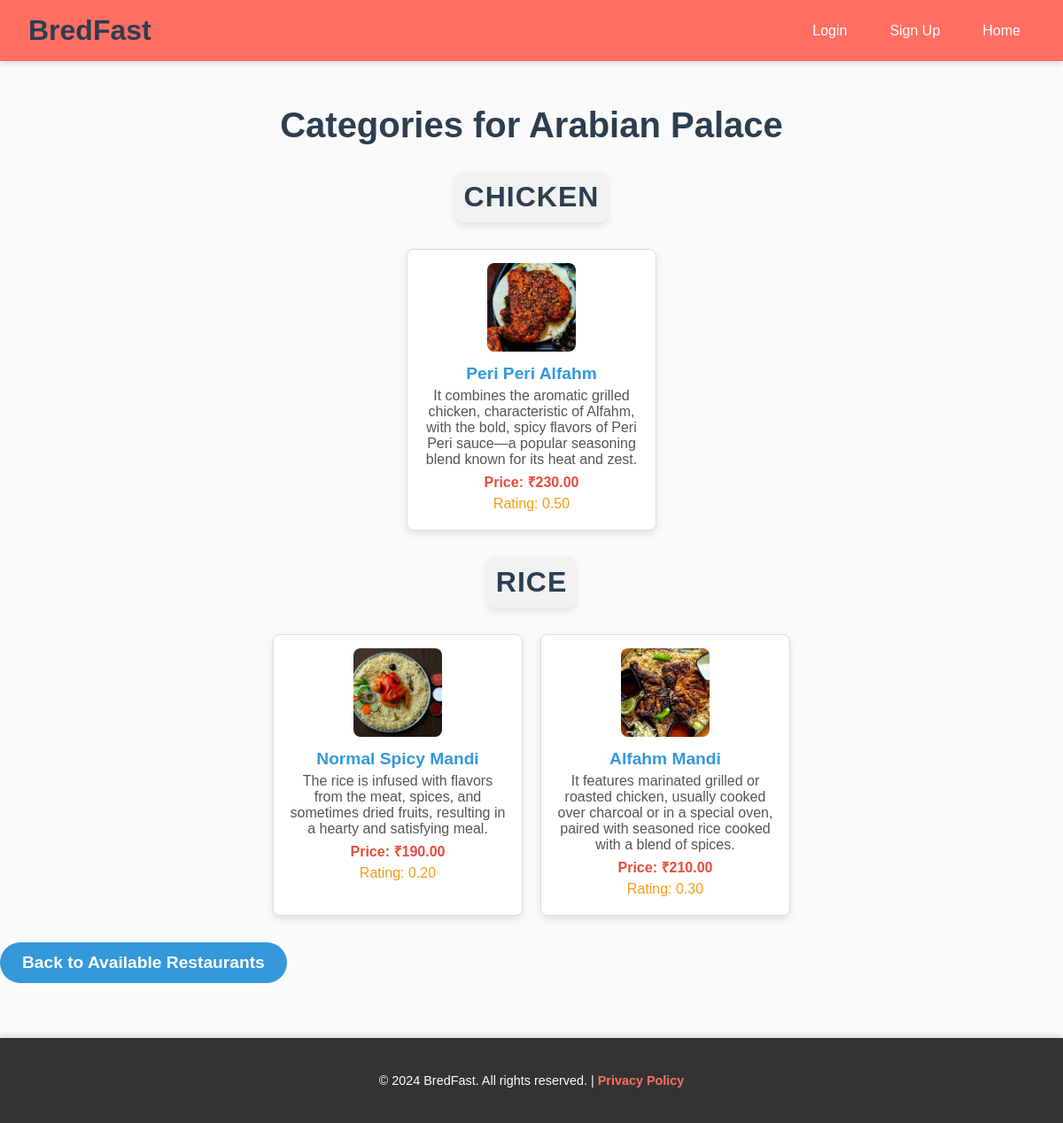
The page /restaurant/2/categories/ on the database its author committed.
### check2_app/models.py (models this page shows, shortened)
class Restaurant(models.Model):
    name = models.CharField(max_length=255)
    address = models.CharField(max_length=255)
    latitude = models.FloatField(blank=True, null=True)
    longitude = models.FloatField(blank=True, null=True)
    image = models.ImageField(upload_to='uploads/restaurant_images/', blank=True, null=True)
    categories = models.ManyToManyField('Category', related_name='restaurants')

class Category(models.Model):
    name = models.CharField(max_length=100)
    image = models.ImageField(upload_to='uploads/menu_images/', blank=True, null=True)

class MenuItem(models.Model):
    restaurant = models.ForeignKey(Restaurant, on_delete=models.CASCADE, related_name="menu_items")
    name = models.CharField(max_length=255)
    category = models.ForeignKey(Category, on_delete=models.CASCADE)
    description = models.TextField(blank=True, null=True)
    price = models.DecimalField(max_digits=10, decimal_places=2)
    image = models.ImageField(upload_to='uploads/menu_images/', blank=True, null=True)
    rating = models.DecimalField(max_digits=2, decimal_places=2)

### check2_app/views.py (the view)
# urls.py: path("restaurant/<int:pk>/categories/", views.restaurant_categories, name='restaurant-categories'),
def restaurant_categories(request, pk):
    restaurant = get_object_or_404(Restaurant, id=pk)
    categories = restaurant.categories.all()
    categories_with_menu_items = []
    for category in categories:
        menu_items = category.menuitem_set.filter(restaurant=restaurant)
        categories_with_menu_items.append({
            'category': category,
            'menu_items': menu_items,
        })
    context = {
        'restaurant': restaurant,
        'categories_with_menu_items': categories_with_menu_items,
    }
    return render(request, 'restaurant_categories.html', context)

### templates/restaurant_categories.html (shortened to what this page needs)
<!DOCTYPE html>
<html lang="en">
<head>
</head>
<body>
    <header>
        <h1>BredFast</h1>
        <nav>
            {% if user.is_authenticated %}
                <a href="{% url 'logout' %}">Logout</a>
                <a href="{% url 'cart-view' %}">Cart</a>
                <a href="{% url 'home' %}">Home</a>
            {% else %}
                <a href="{% url 'login' %}">Login</a>
                <a href="{% url 'signup' %}">Sign Up</a>
                <a href="{% url 'home' %}">Home</a>
            {% endif %}
        </nav>
    </header>
    <h1>Categories for {{ restaurant.name }}</h1>
    {% if categories_with_menu_items %}
        {% for category_info in categories_with_menu_items %}
            <h2>{{ category_info.category.name }}</h2>
            {% if category_info.menu_items %}
                <div class="category-container">
                    <ul>
                        {% for menu_item in category_info.menu_items %}
                            <li>
                                <a href="{% url 'food-item' menu_item.id %}">
                                    {% if menu_item.image %}
                                        <img src="{{ menu_item.image.url }}" alt="{{ menu_item.name }}">
                                    {% endif %}
                                    <div class="menu-item-details">
                                        <strong>{{ menu_item.name }}</strong>
                                        <p>{{ menu_item.description }}</p>
                                        <p class="price">Price: ₹{{ menu_item.price }}</p>
                                        <p class="rating">Rating: {{ menu_item.rating }}</p>
                                    </div>
                                </a>
                            </li>
                        {% endfor %}
                    </ul>
                </div>
            {% else %}
                <p>No menu items found in this category for this restaurant.</p>
            {% endif %}
        {% endfor %}
    {% else %}
        <p>No categories found for this restaurant.</p>
    {% endif %}
    <a href="{% url 'available_restaurants' %}" class="back-btn">Back to Available Restaurants</a>
    <footer>
        <p>&copy; 2024 BredFast. All rights reserved. | <a href="#">Privacy Policy</a></p>
    </footer>
</body>
</html>

### templates/restaurant_categories.html (style rules this page uses)
body { font-family: 'Arial', sans-serif; background-color: #fafafa; color: #333; margin: 0; padding: 0; }
h1 { text-align: center; font-size: 2.5rem; color: #2c3e50; margin-top: 50px; font-weight: bold; }
h2 { font-size: 2rem; color: #2c3e50; margin: 30px auto; text-align: center; font-weight: 600; text-transform: uppercase; letter-spacing: 1px; padding: 10px; background-color: #f1f1f1; border-radius: 8px; width: fit-content; box-shadow: 0 4px 8px rgba(0, 0, 0, 0.1); }
.category-container { display: flex; flex-wrap: wrap; gap: 20px; justify-content: center; margin-top: 20px; }
ul { list-style-type: none; padding: 0; margin: 0; display: flex; flex-wrap: wrap; gap: 20px; justify-content: center; }
li { background-color: #fff; border: 1px solid #ddd; border-radius: 8px; width: 250px; padding: 15px; box-shadow: 0 4px 8px rgba(0, 0, 0, 0.1); transition: box-shadow 0.3s ease, transform 0.3s ease; text-align: center; }
a { text-decoration: none; color: inherit; }
img { width: 100px; height: 100px; object-fit: cover; border-radius: 8px; margin-bottom: 10px; }
.menu-item-details { color: #555; font-size: 1rem; }
.menu-item-details strong { font-size: 1.2rem; font-weight: 600; color: #3498db; }
.menu-item-details p { margin: 5px 0; }
.menu-item-details .price { font-weight: bold; color: #e74c3c; }
.menu-item-details .rating { color: #f39c12; }
a.back-btn { display: inline-block; margin: 30px auto; padding: 12px 25px; background-color: #3498db; color: white; text-decoration: none; font-size: 1.2rem; border-radius: 30px; text-align: center; font-weight: bold; }
header { background-color: #ff6f61; color: #fff; padding: 1rem 2rem; display: flex; justify-content: space-between; align-items: center; box-shadow: 0 4px 6px rgba(0, 0, 0, 0.1); position: sticky; top: 0; z-index: 1000; }
header h1 { font-size: 2rem; margin: 0; font-weight: bold; }
header nav { display: flex; gap: 1rem; }
header nav a { color: #fff; text-decoration: none; padding: 0.5rem 1rem; border-radius: 5px; transition: background-color 0.3s ease; }
footer { background-color: #333; color: #fff; text-align: center; padding: 2rem 1rem; margin-top: 2rem; box-shadow: 0 -4px 6px rgba(0, 0, 0, 0.1); }
footer p { margin: 0.5rem 0; font-size: 0.9rem; }
footer a { color: #ff6f61; text-decoration: none; font-weight: bold; }

### rows shown on the page
Restaurant: name "Arabian Palace"
Category: category.name "CHICKEN"
MenuItem: image (picture), name "Peri Peri Alfahm", description "It combines the aromatic grilled chicken, characteristic of Alfahm, with the bold, spicy flavors of Peri Peri sauce—a popular seasoning blend known for its heat and zest.", price "230.00", rating "0.50"
Category: category.name "RICE"
MenuItem: image (picture), name "Normal Spicy Mandi", description "The rice is infused with flavors from the meat, spices, and sometimes dried fruits, resulting in a hearty and satisfying meal.", price "190.00", rating "0.20"
MenuItem: image (picture), name "Alfahm Mandi", description "It features marinated grilled or roasted chicken, usually cooked over charcoal or in a special oven, paired with seasoned rice cooked with a blend of spices.", price "210.00", rating "0.30"
